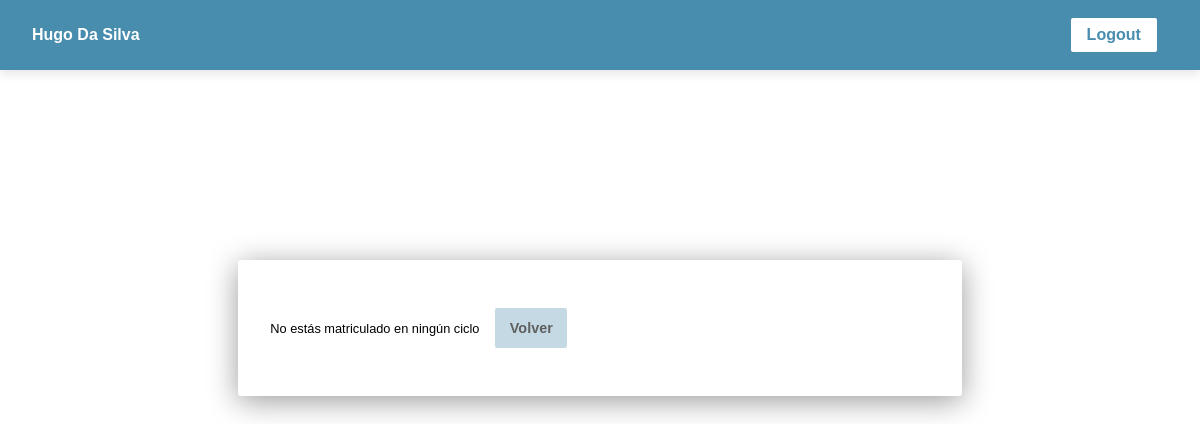
The app's page /APP-HORARIOS/matriculaModulo.php (signed in), older data.
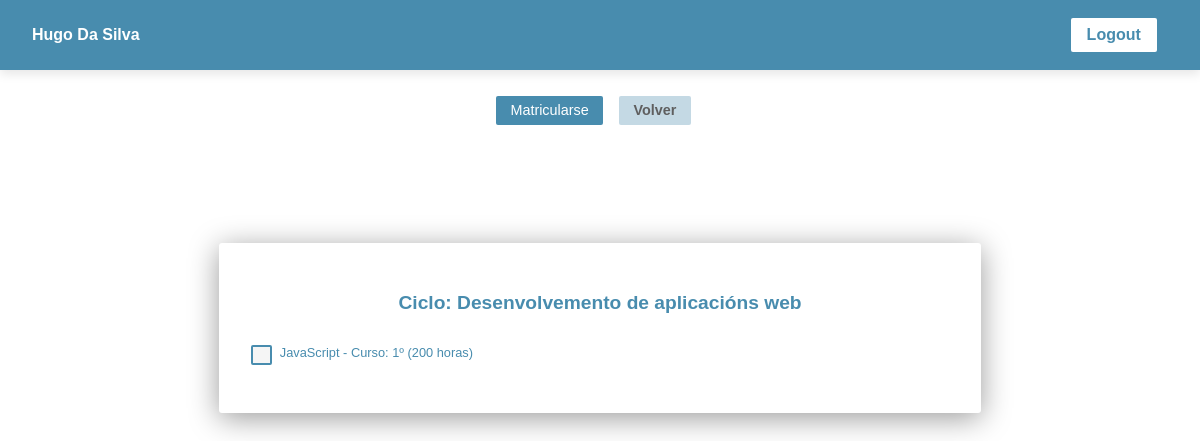
The same page, newer data.
### tables this page shows
CREATE TABLE `usuario` (
  `id_user` int(11) NOT NULL,
  `name` varchar(50) NOT NULL,
  `lastname` varchar(50) NOT NULL,
  `email` varchar(100) NOT NULL,
  `dni` char(9) NOT NULL,
  `login` varchar(50) NOT NULL,
  `password` varchar(255) NOT NULL,
  `rol` enum('administrador','alumno') NOT NULL DEFAULT 'alumno',
  `curso` enum('1º','2º') DEFAULT NULL
);

CREATE TABLE `ciclo` (
  `id_ciclo` int(11) NOT NULL,
  `codigo` varchar(50) NOT NULL,
  `name` varchar(100) NOT NULL
);

CREATE TABLE `modulo` (
  `id_modulo` int(11) NOT NULL,
  `name` varchar(100) NOT NULL,
  `curso` enum('1º','2º') NOT NULL,
  `horas_totales` int(11) DEFAULT NULL
);

### APP-HORARIOS/matriculaModulo.php (the view, shortened to what this page needs)
<?php
require_once "conexion.php";
?>
<!DOCTYPE html>
<html lang="es">
<head>
    <link rel="stylesheet" href="css/formularios.css">
    <link rel="stylesheet" href="css/formulariosMovil.css">
</head>
<body>
    <nav class="navbar">
        <?php
        $pdoStatement = $pdo->prepare("SELECT name, lastname FROM usuario WHERE id_user = ?");
        $pdoStatement->bindParam(1, $_SESSION['usuario_id']);
        $pdoStatement->execute();
        $usuario = $pdoStatement->fetch();
        echo "<p>" . ucfirst($usuario['name']) . " " . ucwords($usuario['lastname']) . "</p>";
        ?>
        <a href="logout.php" class="logout">Logout</a>
    </nav>
    <div class="form-container">
        <?php
            try {
                $pdoStatement = $pdo->prepare("SELECT c.id_ciclo, c.name as ciclo_name
                                                        FROM ciclo c
                                                        JOIN usuario_ciclo uc ON c.id_ciclo = uc.id_ciclo
                                                        WHERE uc.id_user = ?");
                $pdoStatement->bindParam(1, $_SESSION['usuario_id']);
                $pdoStatement->execute();
                $cicloUsuario = $pdoStatement->fetch(PDO::FETCH_ASSOC);
                if ($cicloUsuario) {
                    echo "<h2>Ciclo: " . htmlspecialchars($cicloUsuario['ciclo_name']) . "</h2>";
                }
            } catch (PDOException $e) {
                echo "<p>Error al cargar los ciclos</p>";
                error_log("Error en la consulta: " . $e->getMessage());
            }
        ?>
        <form action="validaMatriculaModulo.php" method="post" id="matriculaForm">
                <?php
                try {
                    if ($cicloUsuario) {
                        $pdoStatement = $pdo->prepare("
                                        SELECT m.id_modulo, m.name, m.curso, m.horas_totales
                                        FROM modulo m
                                        INNER JOIN ciclo_tiene_modulo ctm ON m.id_modulo = ctm.id_modulo
                                        WHERE ctm.id_ciclo = ?
                                        AND m.curso = ?
                                        AND m.id_modulo NOT IN (
                                            SELECT id_modulo
                                            FROM user_modulo
                                            WHERE id_user = ?
                        )");
                        $pdoStatement->bindParam(1, $cicloUsuario['id_ciclo']);
                        $pdoStatement->bindParam(2, $_SESSION['usuario_curso']);
                        $pdoStatement->bindParam(3, $_SESSION['usuario_id']);
                        $pdoStatement->execute();
                        $modulos = $pdoStatement->fetchAll(PDO::FETCH_ASSOC);
                        if (count($modulos) > 0) {
                            foreach ($modulos as $modulo) {
                                echo "<fieldset class='radioFieldeset'>";
                                echo "<input type='checkbox' name='modulos[]' value='" .
                                     htmlspecialchars($modulo['id_modulo']) . "' id='mod_" .
                                     htmlspecialchars($modulo['id_modulo']) . "'>";
                                echo "<label for='mod_" . htmlspecialchars($modulo['id_modulo']) . "'>" .
                                     htmlspecialchars($modulo['name']) . " - Curso: " .
                                     htmlspecialchars($modulo['curso']) . " (" .
                                     htmlspecialchars($modulo['horas_totales']) . " horas)</label><br>";
                                echo "</fieldset>";
                            }
                            echo "<div class='botones' style='left:40%'>";
                            echo "<input type='submit' value='Matricularse'>";
                            echo "<a href='mostra.php' class='volver'>Volver</a>";
                            echo "</div>";
                        } else {
                            echo "<p>No hay módulos disponibles para matricular</p>";
                            echo "<a href='mostra.php' class='volver'>Volver</a>";
                        }
                    } else {
                        echo "<p>No estás matriculado en ningún ciclo</p>";
                        echo "<a href='mostra.php' class='volver'>Volver</a>";
                    }
                } catch (PDOException $e) {
                    echo "<div class='mnsjError'>Error: No se pudieron cargar los módulos</div>";
                    error_log("Error en la consulta: " . $e->getMessage());
                    error_log("SQL State: " . $e->errorInfo[0]);
                    error_log("Error Code: " . $e->errorInfo[1]);
                    error_log("Error Message: " . $e->errorInfo[2]);
                }
                ?>
    </div>
</body>
</html>

### APP-HORARIOS/css/formularios.css (style rules this page uses)
.botones { width: fit-content; top: 80px; left: 40%; display: flex; gap: 1rem; justify-content: center; align-items: center; padding: 1rem; position: absolute; }
button, .volver { background-color: #488cae; color: white; border: none; padding: 0.4rem 0.9rem; cursor: pointer; display: block; transition: all 0.3s ease; width: 1.5rem; font-weight: 600; }
.volver { background-color: #c4d9e4; text-decoration: none; color: #5f5f5f; }
body { height: 80vh; display: flex; align-items: center; justify-content: center; font-size: 0.8rem; }
.form-container { background-color: #ffffff; padding: 3rem 2rem; border-radius: 3px; box-shadow: rgba(0, 0, 0, 0.4) 0px 5px 30px; width: max-content; display: flex; flex-direction: column; align-items: center; }
form { width: 100%; display: grid; grid-template-columns: repeat(3, 1fr); row-gap: 2rem; column-gap: 1rem; }
h2 { position: relative; top:-15px; color: #488cae; }
form fieldset { border: none; margin: 0; display: flex; flex-direction: column; padding: 0; }
.form-container label { color: #488cae; font-weight: bold; margin-bottom: 0.2rem; font-size: 0.8rem; }
.form-container input, .form-container select { width: -webkit-fill-available; padding: 0.8rem; border: 2px solid #488cae; border-radius: 4px; background-color: #f5f5f5; transition: all 0.3s ease; }
.form-container button[type="submit"], .form-container input[type="submit"], .volver { width: fit-content; padding: 0.4rem 0.9rem; background-color: #488cae; color: #ffffff; border: none; border-radius: 2px; font-size: 0.9rem; cursor: pointer; transition: all 0.3s ease; position: relative; }
.volver { background-color: #c4d9e4; text-decoration: none; color: #5f5f5f; border: none; border-radius: 2px; font-size: 0.9rem; }
.radioFieldeset { border: none; padding: 0; margin: 0; flex-direction: row; }
.radioFieldeset .radio-option, .radioFieldeset input[type="checkbox"] { display: flex; align-items: center; gap: 0.8rem; margin-bottom: 0.8rem; }
.radioFieldeset input[type="radio"], .radioFieldeset input[type="checkbox"] { margin: 0; padding: 0rem; margin-right: 0.5rem; width: 1.3rem; height: 1.3rem; cursor: pointer; }
.radioFieldeset label { margin: 0; font-weight: normal; cursor: pointer; text-align: center; }
.radioFieldeset input[type="radio"], .radioFieldeset input[type="checkbox"] { -webkit-appearance: none; -moz-appearance: none; appearance: none; border: 2px solid #488cae; border-radius: 2px; position: relative; }

### APP-HORARIOS/css/estiloGeneral.css (style rules this page uses)
body { font-size: 0.8rem; font-family: 'Arial', sans-serif; background-color: #ffffff; }
button, .volver, input[type="submit"], .logout { border: none; border-radius: 2px; cursor: pointer; display: inline-flex; align-items: center; justify-content: center; }

### APP-HORARIOS/css/navBar.css (style rules this page uses)
.navbar { background-color: #488cae; padding: 1rem 2rem; display: flex; justify-content: space-between; align-items: center; box-shadow: 0 4px 10px rgba(0, 0, 0, 0.1); width: 100%; box-sizing: border-box; position: fixed; top: 0; left: 0; z-index: 1000; height: 70px; }
.navbar p { color: #ffffff; margin: 0; font-size: 1rem; font-weight: bold; white-space: nowrap; }
.navbar .logout { background-color: #ffffff; color: #488cae; padding: 0.5rem 1rem; border-radius: 2px; text-decoration: none; font-size: 1rem; font-weight: bold; transition: background-color 0.3s ease; white-space: nowrap; margin-right: 0.7rem; }

Row changes from the older to the newer data that the page shows:
now on this page (row unchanged): ciclo: name "Desenvolvemento de aplicacións web"
added modulo: name "JavaScript", curso "1º", horas_totales "200"
Text that changed along with them:
form field value: (not shown) → "Matricularse"
text no longer shown: "No estás matriculado en ningún ciclo"
text now shown: "Ciclo:"
